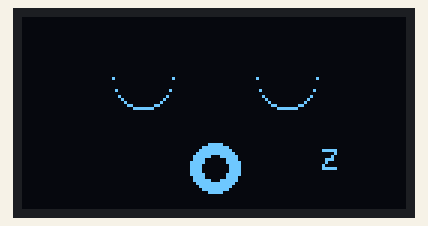
Bench run of a sketch on a simulated ESP32. Parts: 128×64 one-colour display.

Above: at 0.1 s.
At 0.6 s:
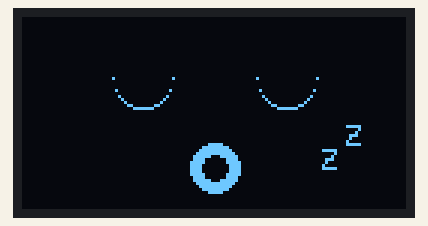
At 1.2 s:
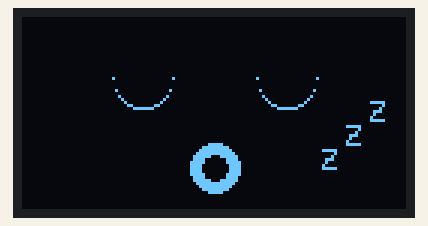
At 1.7 s:
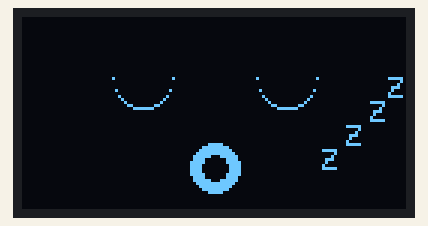
At 2.2 s:
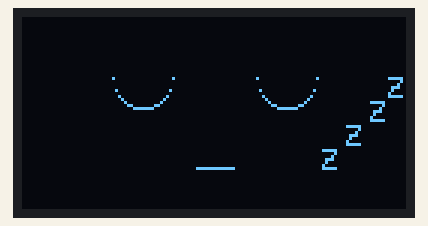

The sketch:

SLEEPING_ROBOT.ino
```cpp
#include <Wire.h>
#include <Adafruit_GFX.h>
#include <Adafruit_SH110X.h>
#include <math.h>

// I2C OLED setup for ESP32
Adafruit_SH1106G display = Adafruit_SH1106G(128, 64, &Wire);

int leftEyeX = 40;
int rightEyeX = 88;
int eyeY = 20;

void drawArcSimulated(int x, int y, int r) {
  for (int i = -r; i <= r; i++) {
    int j = round(sqrt(r * r - i * i));
    display.drawPixel(x + i, y + j, SH110X_WHITE);
  }
}

void drawSleepyFace(bool openMouth) {
  drawArcSimulated(leftEyeX, eyeY, 10);
  drawArcSimulated(rightEyeX, eyeY, 10);

  if (openMouth) {
    display.fillCircle(64, 50, 8, SH110X_WHITE);      // Mouth outer
    display.fillCircle(64, 50, 4, SH110X_BLACK);      // Inner dark
  } else {
    display.drawLine(58, 50, 70, 50, SH110X_WHITE);   // Closed mouth
  }
}

void drawZs(int stage) {
  display.setTextSize(1);
  display.setTextColor(SH110X_WHITE);
  display.setFont(); // Use default font

  if (stage >= 1) display.setCursor(100, 44), display.print("Z");
  if (stage >= 2) display.setCursor(108, 36), display.print("Z");
  if (stage >= 3) display.setCursor(116, 28), display.print("Z");
  if (stage >= 4) display.setCursor(122, 20), display.print("Z");
}

void showSleepingRobo() {
  for (int i = 1; i <= 4; i++) {
    display.clearDisplay();
    drawSleepyFace(true);
    drawZs(i);
    display.display();
    delay(500);
  }

  display.clearDisplay();
  drawSleepyFace(false);
  drawZs(4);
  display.display();
  delay(2000);
}

void setup() {
  display.begin(0x3C, true);  // Address 0x3C for most SH1106 displays
  display.clearDisplay();
}

void loop() {
  showSleepingRobo();
  delay(1000);
}
```

Measured:
- by itself, everything shown: repeats every 5.1 s, in 5 steps
- what the display in image 1 shows lasts 0.5 s, from 0.6 s to 1.1 s
- what the display in image 4 shows lasts 3.0 s, from 2.2 s to 5.2 s
